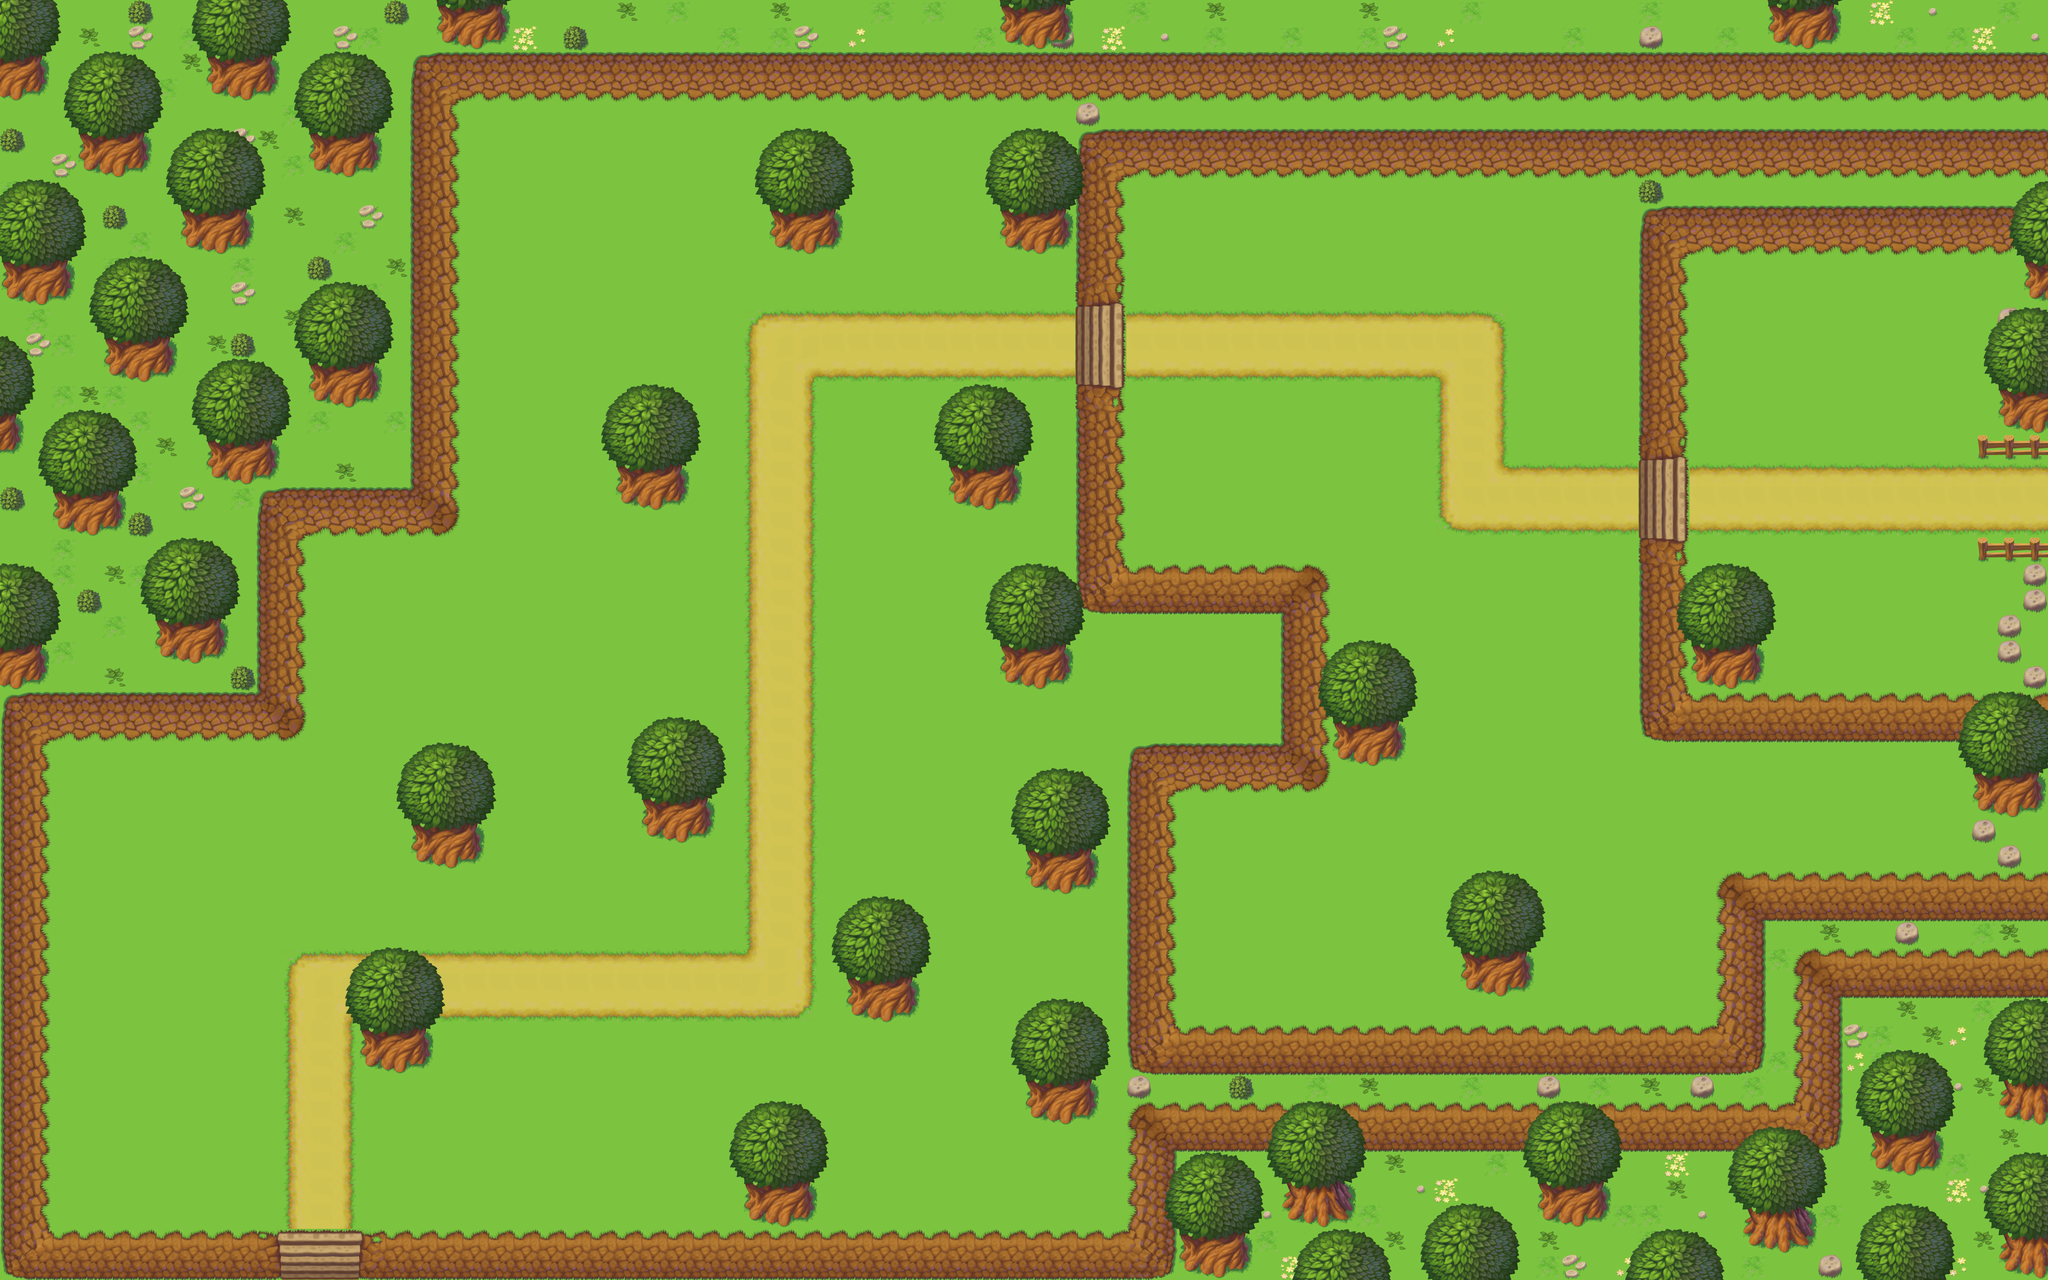

A level layout from a 2D game, rendered from its tile map. Below: a short description, then the map file with tile-grid data replaced by summaries:
An orthogonal 80x50 tile map with 64x64 px tiles, 3 tile layers (Under, Ground, Top) and 92 objects (42x Spawn, 2x EntryTrigger, 2x ExitTrigger).

<map version="1.2" tiledversion="1.2.3" orientation="orthogonal" renderorder="right-down" width="80" height="50" tilewidth="64" tileheight="64" infinite="0" nextlayerid="7" nextobjectid="114">
 <tileset firstgid="1" name="tilesetGrassland" tilewidth="64" tileheight="64" tilecount="256" columns="16">
  <image source="tilesetGrassland.png" width="1024" height="1024" />
 </tileset>
 <layer id="6" name="Under" width="80" height="50">
  <data>[4000 cells, 4000 non-empty, 1 distinct tile ids]</data>
 </layer>
 <layer id="4" name="Ground" width="80" height="50">
  <data>[4000 cells, 4000 non-empty, 59 distinct tile ids]</data>
 </layer>
 <layer id="5" name="Top" width="80" height="50">
  <data>[4000 cells, 813 non-empty, 31 distinct tile ids]</data>
 </layer>
 <objectgroup id="2" name="Objects" visible="0">
  <object id="1" type="EntryTrigger" x="704" y="3136" width="192" height="64">
   <properties>
    <property name="targetName" value="TownN" />
   </properties>
  </object>
  <object id="2" type="ExitTrigger" x="704" y="3008" width="192" height="64">
   <properties>
    <property name="name" value="WindS" />
    <property name="zone" value="Wind" />
   </properties>
  </object>
  <object id="3" type="EntryTrigger" x="5056" y="1152" width="64" height="192">
   <properties>
    <property name="targetName" value="DragonW" />
   </properties>
  </object>
  <object id="5" type="ExitTrigger" x="4992" y="1152" width="64" height="192">
   <properties>
    <property name="name" value="WindE" />
    <property name="zone" value="Wind" />
   </properties>
  </object>
  <object id="16" type="Spawn" x="384" y="2176" width="128" height="128" />
  <object id="17" type="Spawn" x="384" y="2624" width="128" height="128" />
  <object id="18" type="Spawn" x="1152" y="2688" width="128" height="128" />
  <object id="19" type="Spawn" x="1664" y="2752" width="128" height="128" />
  <object id="20" type="Spawn" x="2112" y="2816" width="128" height="128" />
  <object id="21" type="Spawn" x="2496" y="2816" width="128" height="128" />
  <object id="22" type="Spawn" x="2496" y="2304" width="128" height="128" />
  <object id="23" type="Spawn" x="2240" y="1856" width="128" height="128" />
  <object id="24" type="Spawn" x="2560" y="1728" width="128" height="128" />
  <object id="25" type="Spawn" x="2944" y="1600" width="128" height="128" />
  <object id="26" type="Spawn" x="2304" y="1344" width="128" height="128" />
  <object id="27" type="Spawn" x="1472" y="1664" width="128" height="128" />
  <object id="28" type="Spawn" x="1472" y="2048" width="128" height="128" />
  <object id="29" type="Spawn" x="896" y="2112" width="128" height="128" />
  <object id="30" type="Spawn" x="1088" y="1728" width="128" height="128" />
  <object id="31" type="Spawn" x="960" y="1408" width="128" height="128" />
  <object id="32" type="Spawn" x="1408" y="1280" width="128" height="128" />
  <object id="33" type="Spawn" x="1408" y="832" width="128" height="128" />
  <object id="34" type="Spawn" x="1280" y="448" width="128" height="128" />
  <object id="35" type="Spawn" x="1728" y="320" width="128" height="128" />
  <object id="36" type="Spawn" x="1728" y="576" width="128" height="128" />
  <object id="37" type="Spawn" x="2304" y="512" width="128" height="128" />
  <object id="38" type="Spawn" x="2048" y="320" width="128" height="128" />
  <object id="39" type="Spawn" x="3008" y="1088" width="128" height="128" />
  <object id="40" type="Spawn" x="3264" y="576" width="128" height="128" />
  <object id="41" type="Spawn" x="3776" y="576" width="128" height="128" />
  <object id="42" type="Spawn" x="4416" y="832" width="128" height="128" />
  <object id="43" type="Spawn" x="4800" y="768" width="128" height="128" />
  <object id="44" type="Spawn" x="4864" y="1536" width="128" height="128" />
  <object id="45" type="Spawn" x="4544" y="1472" width="128" height="128" />
  <object id="47" type="Spawn" x="4288" y="1984" width="128" height="128" />
  <object id="48" type="Spawn" x="3904" y="1984" width="128" height="128" />
  <object id="49" type="Spawn" x="3904" y="2240" width="128" height="128" />
  <object id="50" type="Spawn" x="3392" y="2240" width="128" height="128" />
  <object id="51" type="Spawn" x="3008" y="2240" width="128" height="128" />
  <object id="52" type="Spawn" x="3520" y="1920" width="128" height="128" />
  <object id="53" type="Spawn" x="3776" y="1536" width="128" height="128" />
  <object id="54" type="Spawn" x="3584" y="1472" width="128" height="128" />
  <object id="55" type="Spawn" x="3328" y="1088" width="128" height="128" />
  <object id="56" type="Spawn" x="1856" y="1280" width="128" height="128" />
  <object id="57" type="Spawn" x="2176" y="768" width="128" height="128" />
  <object id="58" type="Spawn" x="1664" y="2368" width="128" height="128" />
  <object id="59" x="896" y="3072" width="2048" height="128" />
  <object id="60" x="0" y="3072" width="704" height="128" />
  <object id="61" x="0" y="1728" width="128" height="1344" />
  <object id="62" x="128" y="1728" width="640" height="128" />
  <object id="63" x="640" y="1216" width="128" height="512" />
  <object id="64" x="768" y="1216" width="384" height="128" />
  <object id="65" x="1024" y="128" width="128" height="1088" />
  <object id="66" x="1152" y="128" width="1664" height="128" />
  <object id="67" x="2688" y="320" width="128" height="448" />
  <object id="68" x="2688" y="960" width="128" height="576" />
  <object id="69" x="2816" y="1408" width="512" height="128" />
  <object id="73" x="3200" y="1536" width="128" height="448" />
  <object id="74" x="2816" y="1856" width="384" height="128" />
  <object id="75" x="2816" y="1984" width="128" height="1088" />
  <object id="77" x="2944" y="2560" width="1472" height="128" />
  <object id="78" x="4288" y="2176" width="128" height="384" />
  <object id="79" x="4416" y="2176" width="704" height="128" />
  <object id="80" x="4096" y="1728" width="1024" height="128" />
  <object id="81" x="4096" y="1344" width="128" height="384" />
  <object id="82" x="4096" y="512" width="128" height="640" />
  <object id="83" x="4224" y="512" width="896" height="128" />
  <object id="84" x="2816" y="320" width="1280" height="128" />
  <object id="85" x="4928" y="1856" width="192" height="320" />
  <object id="88" x="4928" y="1088" width="192" height="64" />
  <object id="89" x="4928" y="1344" width="192" height="64" />
  <object id="90" x="5056" y="1408" width="64" height="128" />
  <object id="91" x="4992" y="1536" width="128" height="192" />
  <object id="92" x="4224" y="1600" width="192" height="128" />
  <object id="93" x="5056" y="640" width="64" height="128" />
  <object id="94" x="4992" y="768" width="128" height="320" />
  <object id="96" x="3648" y="2368" width="192" height="128" />
  <object id="97" x="3328" y="1792" width="192" height="128" />
  <object id="98" x="1920" y="512" width="192" height="128" />
  <object id="99" x="2496" y="512" width="192" height="128" />
  <object id="100" x="2368" y="1152" width="192" height="128" />
  <object id="101" x="2496" y="1600" width="192" height="128" />
  <object id="102" x="2560" y="2112" width="192" height="128" />
  <object id="103" x="2112" y="2432" width="192" height="128" />
  <object id="104" x="2560" y="2688" width="192" height="128" />
  <object id="106" x="1856" y="2944" width="192" height="128" />
  <object id="107" x="896" y="2560" width="192" height="128" />
  <object id="109" x="1024" y="2048" width="192" height="128" />
  <object id="110" x="1600" y="1984" width="192" height="128" />
  <object id="111" x="1536" y="1152" width="192" height="128" />
  <object id="112" x="640" y="3200" width="320" height="64" />
  <object id="113" x="5120" y="1088" width="64" height="320" />
 </objectgroup>
</map>
